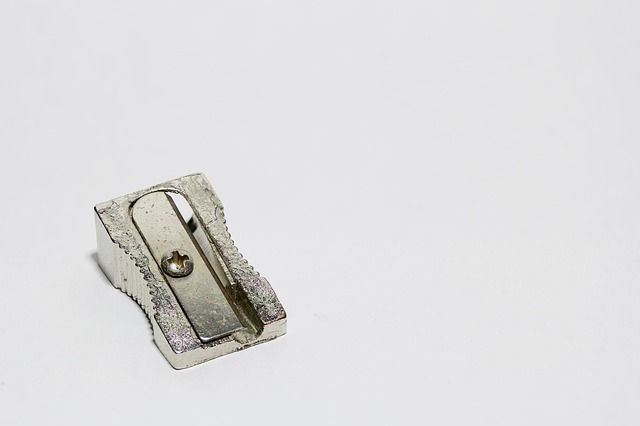
#> input picture Examples/Sacapuntas.jpg, 640 x 426 px
$ python 2.Thresholding_binary.py
#> lines starting #> are read from the running program, lines starting #| are printed output that depends on the picture; after the words box and inside, x2 and y2 are one past the last pixel; in counts of white or black regions, pixels touching at a corner belong together
import cv2
import numpy as np
import imutils

image = cv2.imread('Sacapuntas.jpg', 0)
#> image: shape (426, 640); min 0, max 255, mean 222.1
image = imutils.resize(image, width=400)  # Se puede omitir esta línea
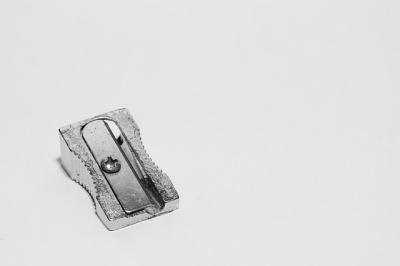
#> image: shape (266, 400); min 5, max 246, mean 222.1

_, binarizada = cv2.threshold(image, 210, 255, cv2.THRESH_BINARY)
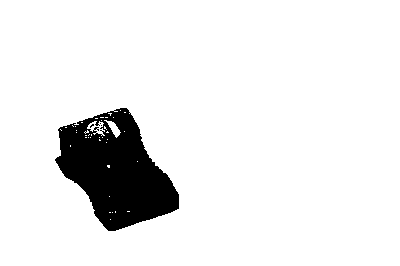
#> binarizada: shape (266, 400); 91.6% white; 4 black regions (3 under 20 px), largest, box (x1, y1, x2, y2) and area: (55, 108, 179, 231) 8936
_, binarizadaInv = cv2.threshold(image, 210, 255, cv2.THRESH_BINARY_INV)

cv2.imshow('Tipos: Binary - Binary Inv', np.hstack([binarizada, binarizadaInv]))
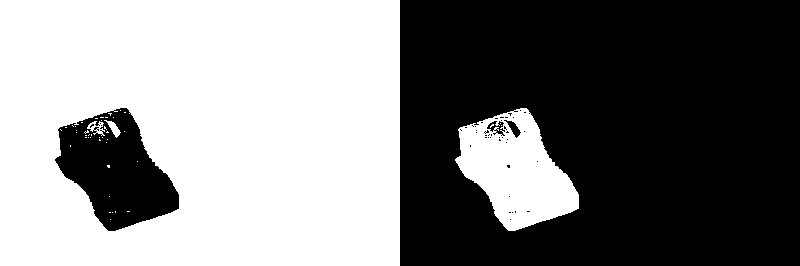
#> window 'Tipos: Binary - Binary Inv': shape (266, 800); 50% white; 46 white regions (42 under 20 px), largest, box (x1, y1, x2, y2) and area: (0, 0, 400, 266) 97131, (455, 108, 579, 231) 8936, (87, 121, 105, 136) 119, (104, 120, 121, 138) 114
cv2.waitKey(0)
cv2.destroyAllWindows()
